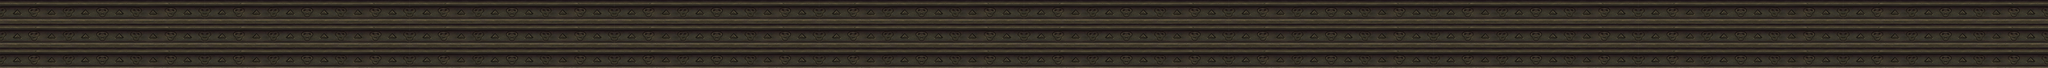

A level layout from a 2D game, rendered from its tile map. Below: a short description, then the map file with tile-grid data replaced by summaries:
An orthogonal 600x20 tile map with 32x32 px tiles, 1 tile layer (ground).

<map version="1.0" orientation="orthogonal" renderorder="right-down" width="600" height="20" tilewidth="32" tileheight="32" nextobjectid="1">
 <tileset firstgid="1" name="game2" tilewidth="32" tileheight="32">
  <image source="F_game.png" width="1920" height="640" />
 </tileset>
 <layer name="ground" width="600" height="20">
  <data>[12000 cells, 12000 non-empty, 420 distinct tile ids]</data>
 </layer>
</map>